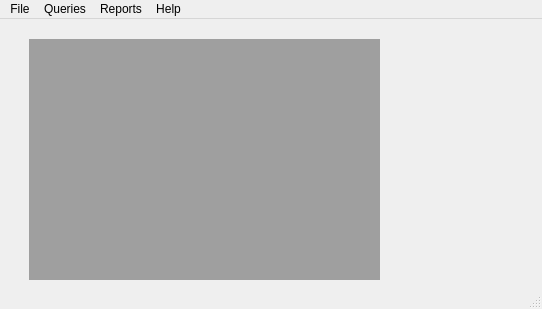
<?xml version="1.0" encoding="UTF-8"?>
<ui version="4.0">
 <class>MainWindow</class>
 <widget class="QMainWindow" name="MainWindow">
  <property name="geometry">
   <rect>
    <x>0</x>
    <y>0</y>
    <width>542</width>
    <height>309</height>
   </rect>
  </property>
  <property name="windowTitle">
   <string>MoKaBu</string>
  </property>
  <widget class="QWidget" name="centralwidget">
   <widget class="QMdiArea" name="mdiArea">
    <property name="geometry">
     <rect>
      <x>29</x>
      <y>20</y>
      <width>351</width>
      <height>241</height>
     </rect>
    </property>
   </widget>
  </widget>
  <widget class="QMenuBar" name="menubar">
   <property name="geometry">
    <rect>
     <x>0</x>
     <y>0</y>
     <width>542</width>
     <height>22</height>
    </rect>
   </property>
   <widget class="QMenu" name="menuddfa">
    <property name="title">
     <string>File</string>
    </property>
    <addaction name="actionOpen_Database"/>
   </widget>
   <widget class="QMenu" name="menuQueries">
    <property name="title">
     <string>Queries</string>
    </property>
    <addaction name="actionKlienten"/>
    <addaction name="actionBehandlungen"/>
    <addaction name="actionRechnungen"/>
    <addaction name="actionOffene_Behandlungen"/>
   </widget>
   <widget class="QMenu" name="menuReports">
    <property name="title">
     <string>Reports</string>
    </property>
   </widget>
   <widget class="QMenu" name="menuHelp">
    <property name="title">
     <string>Help</string>
    </property>
    <addaction name="actionAbout_MoKaBu"/>
   </widget>
   <addaction name="menuddfa"/>
   <addaction name="menuQueries"/>
   <addaction name="menuReports"/>
   <addaction name="menuHelp"/>
  </widget>
  <widget class="QStatusBar" name="statusbar"/>
  <action name="actionOpen_Database">
   <property name="text">
    <string>Open Database ...</string>
   </property>
  </action>
  <action name="actionAbout_MoKaBu">
   <property name="text">
    <string>About MoKaBu</string>
   </property>
  </action>
  <action name="actionKlienten">
   <property name="text">
    <string>Klienten</string>
   </property>
  </action>
  <action name="actionBehandlungen">
   <property name="text">
    <string>Behandlungen</string>
   </property>
  </action>
  <action name="actionRechnungen">
   <property name="text">
    <string>Rechnungen</string>
   </property>
  </action>
  <action name="actionOffene_Behandlungen">
   <property name="text">
    <string>Offene Behandlungen</string>
   </property>
  </action>
 </widget>
 <resources/>
 <connections/>
</ui>
